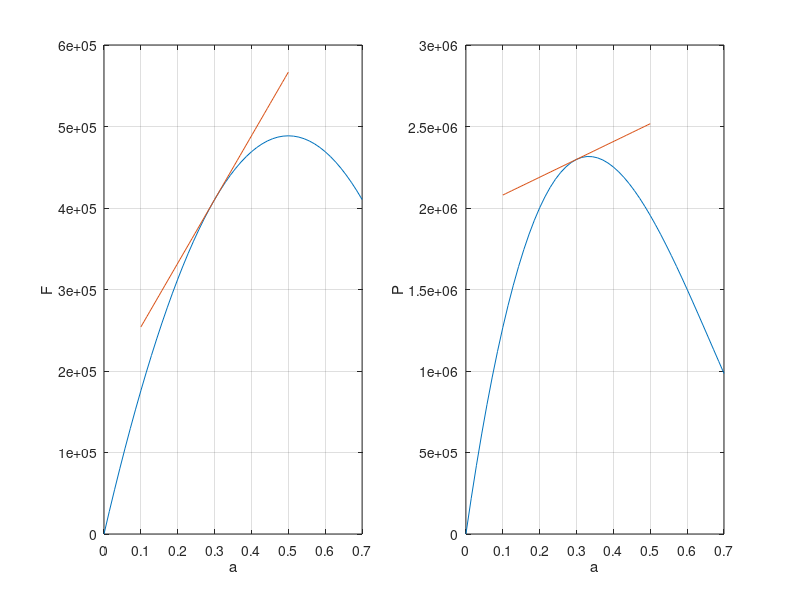
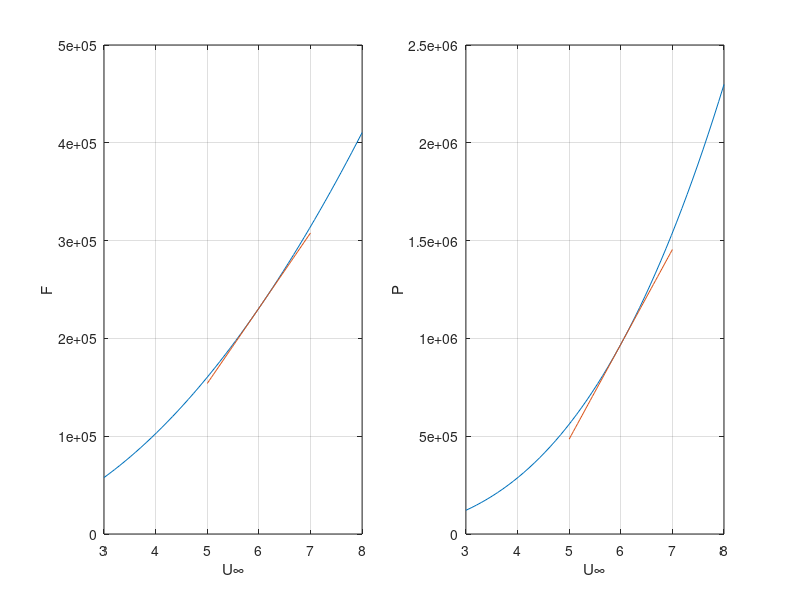
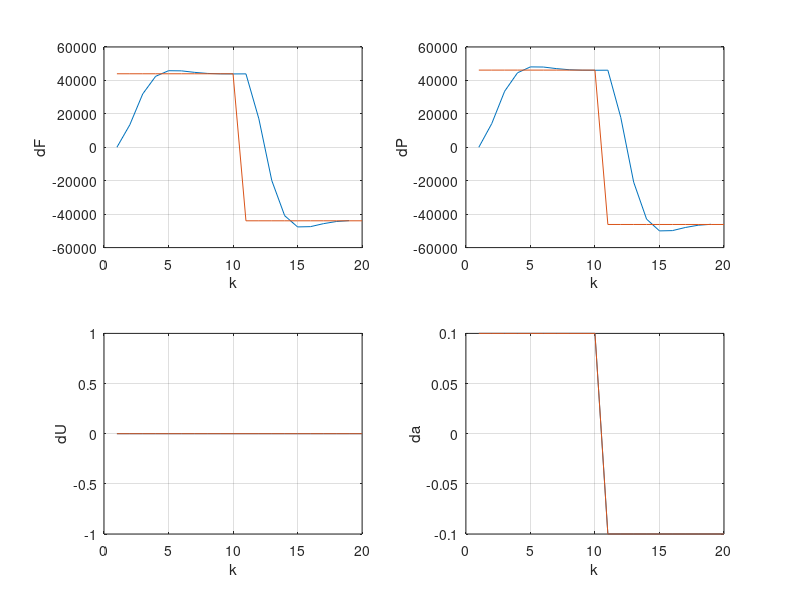

Write MATLAB code to recreate these figures, in order.
% Linear turbine model
clear;clc;close all;
Rho  = 1.2;
Ar   = pi*45^2;
cf   = 2;
Uinf = 8;%linspace(0,10,50);
a    = linspace(0,.7,50);

for kk=1:numel(Uinf)   
    for ll=1:numel(a)
 
        CT(kk,ll)       =  4*a(ll)*cf*(1-a(ll));
        CP(kk,ll)       =  4*a(ll)*cf*(1-a(ll))^2;        
        F(kk,ll)        = CT(kk,ll)*.5*Rho*Ar*( Uinf(kk) )^2;        
        P(kk,ll)        = CP(kk,ll)*.5*Rho*Ar*( Uinf(kk) )^3;
       
    end
end

figure(1);clf;
subplot(1,2,1)
plot(a,F);grid
xlabel('a');ylabel('F');
subplot(1,2,2)
plot(a,P);grid
xlabel('a');ylabel('P');
%% Steady-state linear model
clear;clc;close all;
Rho  = 1.2;
Ar   = pi*45^2;
cf   = 2;
Uinf = linspace(3,8,50);
a    = .3*ones(1,50);

a0      = .3;
Uinf0   = 6;
CT0     = 4*a0*cf*(1-a0);
CP0     = 4*a0*cf*(1-a0)^2;
F0      = CT0*.5*Rho*Ar*( Uinf0 )^2;
P0      = CP0*.5*Rho*Ar*( Uinf0 )^3;
dFdU    = CT0*.5*Rho*Ar*2*( Uinf0 );
dCTda   = 4*cf-8*cf*a0;
dFda    = dCTda*.5*Rho*Ar*( Uinf0 )^2;
dPdU    = CP0*.5*Rho*Ar*3*( Uinf0 )^2;
dCPda   = 4*cf*(1-a0)^2-8*a0*cf*(1-a0);
dPda    = dCPda*.5*Rho*Ar*( Uinf0 )^3;

da      = 0*linspace(-.2,.2,50);
dU      = linspace(-1,1,50);

for kk=1:numel(da)
    
    CT(kk) = 4*a(kk)*cf*(1-a(kk));
    CP(kk) = 4*a(kk)*cf*(1-a(kk))^2;   
    F(kk)  = CT(kk)*.5*Rho*Ar*( Uinf(kk) )^2;
    P(kk)  = CP(kk)*.5*Rho*Ar*( Uinf(kk) )^3;   
    dF(kk) = dFdU*dU(kk) + dFda*da(kk);
    dP(kk) = dPdU*dU(kk) + dPda*da(kk);
end

figure(2);clf;
subplot(1,2,1)
plot(Uinf,F);hold on;
plot(Uinf0+dU,F0+dF);
xlabel('U\infty');ylabel('F');grid;
subplot(1,2,2)
plot(Uinf,P);hold on;
plot(Uinf0+dU,P0+dP);
xlabel('U\infty');ylabel('P');grid;

Uinf = 8*ones(1,50);
a    = linspace(0,.7,50);

a0      = .3;
Uinf0   = Uinf(1);
CT0     = 4*a0*cf*(1-a0);
CP0     = 4*a0*cf*(1-a0)^2;
F0      = CT0*.5*Rho*Ar*( Uinf0 )^2;
P0      = CP0*.5*Rho*Ar*( Uinf0 )^3;
dFdU    = CT0*.5*Rho*Ar*2*( Uinf0 );
dCTda   = 4*cf-8*cf*a0;
dFda    = dCTda*.5*Rho*Ar*( Uinf0 )^2;
dPdU    = CP0*.5*Rho*Ar*3*( Uinf0 )^2;
dCPda   = 4*cf*(1-a0)^2-8*a0*cf*(1-a0);
dPda    = dCPda*.5*Rho*Ar*( Uinf0 )^3;
da      = linspace(-.2,.2,50);
dU      = 0*linspace(-.3,.3,50);

for kk=1:numel(da)
    
    CT(kk) = 4*a(kk)*cf*(1-a(kk));
    CP(kk) = 4*a(kk)*cf*(1-a(kk))^2;   
    F(kk)  = CT(kk)*.5*Rho*Ar*( Uinf(kk) )^2;
    P(kk)  = CP(kk)*.5*Rho*Ar*( Uinf(kk) )^3;
    
    dF(kk) = dFdU*dU(kk) + dFda*da(kk);
    dP(kk) = dPdU*dU(kk) + dPda*da(kk);
end

figure(1);clf;
subplot(1,2,1)
plot(a,F);hold on;
plot(a0+da,F0+dF);
xlabel('a');ylabel('F');grid;
subplot(1,2,2)
plot(a,P);hold on;
plot(a0+da,P0+dP);
xlabel('a');ylabel('P');grid;

%% Dynamic linear model
clear;clc;close all
Rho  = 1.2;
Ar   = pi*45^2;
cf   = 2;

dU   = 0*ones(1,20);
da   = [.1*ones(1,10) -.1*ones(1,10)];

% Compute steady-state situation linear and nonlinear
a0      = .3;   % linearisation point
Uinf0   = 6;    % linearisation point
CT0     = 4*a0*cf.*(1-a0);
CP0     = 4*a0*cf.*(1-a0).^2;
F0      = CT0*.5*Rho*Ar.*( Uinf0 ).^2;
P0      = CP0*.5*Rho*Ar.*( Uinf0 ).^3;
dFdU    = CT0*.5*Rho*Ar*2.*( Uinf0 );
dCTda   = 4*cf-8*cf*a0;
dFda    = dCTda*.5*Rho*Ar.*( Uinf0 ).^2;
dPdU    = CP0*.5*Rho*Ar*3.*( Uinf0 ).^2;
dCPda   = 4*cf*(1-a0).^2-8*a0*cf.*(1-a0);
dPda    = dCPda*.5*Rho*Ar.*( Uinf0 ).^3;
dF      = dFdU.*dU + dFda.*da;
dP      = dPdU.*dU + dPda.*da;

% Transfer from w = [dU da]^T to y = [dF dP]^T
s         = tf('s');
wn        = 1;
z         = .7;
Hi        = ss(wn^2/(s^2 + 2*z*wn*s + wn^2));
H         = Hi*[dFdU dFda;dPdU dPda];
Hd        = c2d(H,1);
[A,B,C,D] = ssdata(Hd);

w  = [ dU ; da]; 
x  = zeros( size(A,1),numel(da) );

for k=1:numel(da)-1 
    x(:,k+1) = A*x(:,k) + B*w(:,k);
    y(:,k)   = C*x(:,k) + D*w(:,k);      
end
    
figure(3);clf;
subplot(2,2,1)
plot(y(1,:));hold on;
plot(dF);
xlabel('k');ylabel('dF');grid;
subplot(2,2,2)
plot(y(2,:));hold on;
plot(dP);
xlabel('k');ylabel('dP');grid;
subplot(2,2,3)
plot(w(1,:));hold on;
plot(dU);
xlabel('k');ylabel('dU');grid;
subplot(2,2,4)
plot(w(2,:));hold on;
plot(da);
xlabel('k');ylabel('da');grid;
